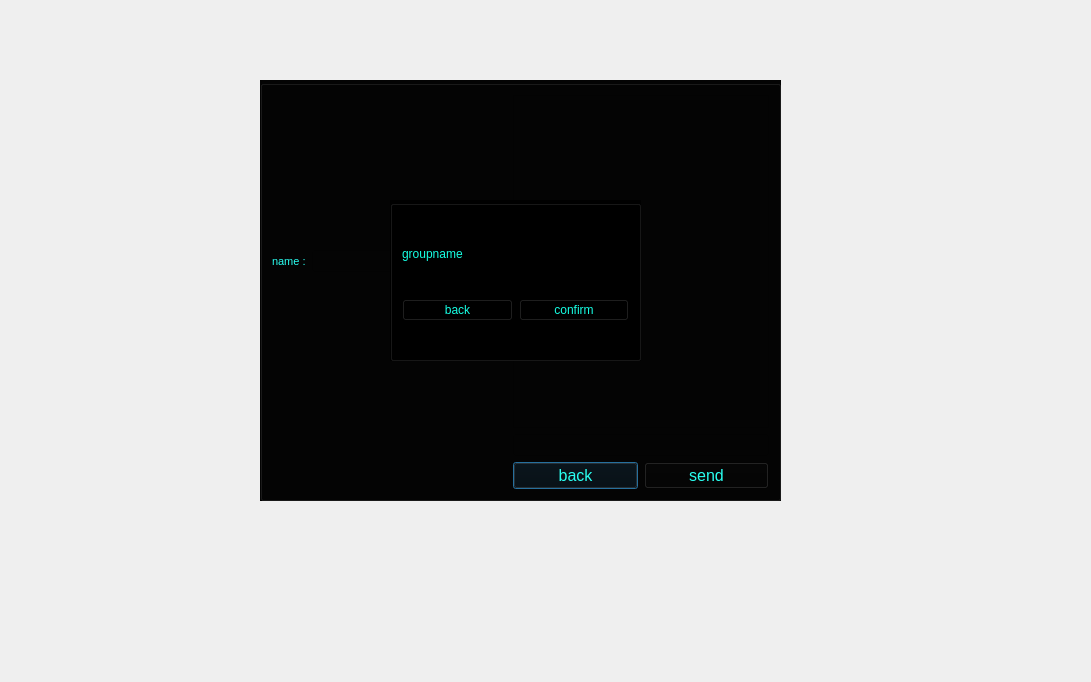
<?xml version="1.0" encoding="UTF-8"?>
<ui version="4.0">
 <class>joinchannel_Dialog</class>
 <widget class="QDialog" name="joinchannel_Dialog">
  <property name="geometry">
   <rect>
    <x>0</x>
    <y>0</y>
    <width>1091</width>
    <height>682</height>
   </rect>
  </property>
  <property name="windowTitle">
   <string>Dialog</string>
  </property>
  <property name="styleSheet">
   <string notr="true">background-image: url(:/Source/@metawalls.jpg);</string>
  </property>
  <widget class="QGroupBox" name="chat_groupBox">
   <property name="geometry">
    <rect>
     <x>260</x>
     <y>80</y>
     <width>521</width>
     <height>421</height>
    </rect>
   </property>
   <property name="styleSheet">
    <string notr="true">color: rgb(41, 255, 241);
background-color: rgb(4, 4, 4);
gridline-color: rgb(255, 71, 25);
border-color: rgb(15, 255, 11);
border-color: rgb(255, 23, 23);</string>
   </property>
   <property name="title">
    <string/>
   </property>
   <layout class="QGridLayout" name="gridLayout">
    <item row="0" column="1">
     <widget class="QLineEdit" name="recieved_channelname_lineEdit">
      <property name="font">
       <font>
        <pointsize>8</pointsize>
       </font>
      </property>
     </widget>
    </item>
    <item row="0" column="2">
     <widget class="QListView" name="massege_listView">
      <property name="styleSheet">
       <string notr="true">gridline-color: rgb(255, 102, 26);
selection-background-color: rgb(255, 71, 39);
border-top-color: rgb(255, 101, 24);</string>
      </property>
     </widget>
    </item>
    <item row="1" column="2">
     <widget class="QLineEdit" name="send_lineEdit">
      <property name="styleSheet">
       <string notr="true">border-color: rgb(11, 255, 235);</string>
      </property>
      <property name="text">
       <string/>
      </property>
     </widget>
    </item>
    <item row="2" column="2">
     <layout class="QHBoxLayout" name="horizontalLayout_2">
      <item>
       <widget class="QPushButton" name="back_chat_pushButton">
        <property name="font">
         <font>
          <pointsize>12</pointsize>
         </font>
        </property>
        <property name="text">
         <string>back</string>
        </property>
       </widget>
      </item>
      <item>
       <widget class="QPushButton" name="send_pushButton">
        <property name="font">
         <font>
          <pointsize>12</pointsize>
         </font>
        </property>
        <property name="text">
         <string>send</string>
        </property>
       </widget>
      </item>
     </layout>
    </item>
    <item row="0" column="0">
     <widget class="QLabel" name="name_label">
      <property name="font">
       <font>
        <pointsize>8</pointsize>
       </font>
      </property>
      <property name="text">
       <string>name :</string>
      </property>
     </widget>
    </item>
   </layout>
  </widget>
  <widget class="QGroupBox" name="channelinformation_groupBox">
   <property name="geometry">
    <rect>
     <x>390</x>
     <y>200</y>
     <width>251</width>
     <height>161</height>
    </rect>
   </property>
   <property name="styleSheet">
    <string notr="true">background-color: rgb(0, 0, 0);
color: rgb(21, 255, 228);</string>
   </property>
   <property name="title">
    <string/>
   </property>
   <layout class="QGridLayout" name="gridLayout_2">
    <item row="0" column="0" colspan="2">
     <layout class="QHBoxLayout" name="horizontalLayout_3">
      <item>
       <widget class="QLabel" name="label_2">
        <property name="text">
         <string>groupname</string>
        </property>
       </widget>
      </item>
      <item>
       <widget class="QLineEdit" name="channelname_lineEdit"/>
      </item>
     </layout>
    </item>
    <item row="1" column="0">
     <widget class="QPushButton" name="back_pushButton">
      <property name="text">
       <string>back</string>
      </property>
     </widget>
    </item>
    <item row="1" column="1">
     <widget class="QPushButton" name="confirm_pushButton">
      <property name="text">
       <string>confirm</string>
      </property>
     </widget>
    </item>
   </layout>
  </widget>
 </widget>
 <resources/>
 <connections/>
</ui>
